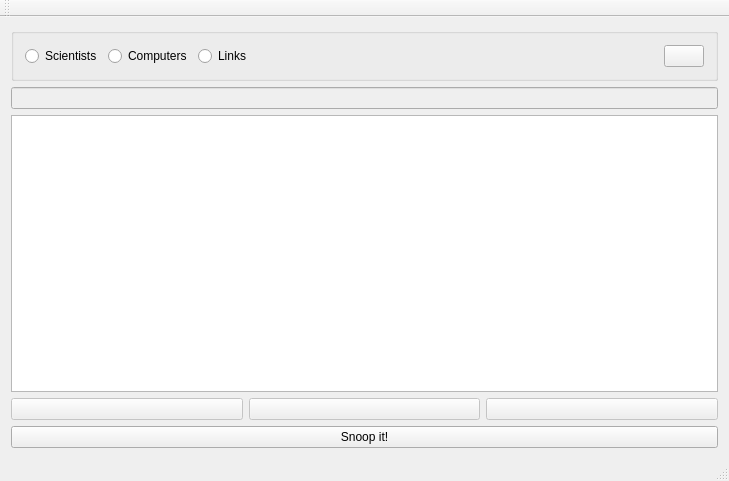
<?xml version="1.0" encoding="UTF-8"?>
<ui version="4.0">
 <class>MainMenu</class>
 <widget class="QMainWindow" name="MainMenu">
  <property name="geometry">
   <rect>
    <x>0</x>
    <y>0</y>
    <width>729</width>
    <height>481</height>
   </rect>
  </property>
  <property name="windowTitle">
   <string>Group 10</string>
  </property>
  <widget class="QWidget" name="centralWidget">
   <layout class="QVBoxLayout" name="verticalLayout">
    <item>
     <widget class="QGroupBox" name="select">
      <property name="title">
       <string/>
      </property>
      <layout class="QHBoxLayout" name="horizontalLayout">
       <item>
        <widget class="QRadioButton" name="radioButton">
         <property name="text">
          <string>Scientists</string>
         </property>
        </widget>
       </item>
       <item>
        <widget class="QRadioButton" name="radioButton_2">
         <property name="text">
          <string>Computers</string>
         </property>
        </widget>
       </item>
       <item>
        <widget class="QRadioButton" name="radioButton_3">
         <property name="text">
          <string>Links</string>
         </property>
        </widget>
       </item>
       <item>
        <spacer name="horizontalSpacer">
         <property name="orientation">
          <enum>Qt::Horizontal</enum>
         </property>
         <property name="sizeHint" stdset="0">
          <size>
           <width>40</width>
           <height>20</height>
          </size>
         </property>
        </spacer>
       </item>
       <item>
        <widget class="QPushButton" name="refreshButton">
         <property name="autoFillBackground">
          <bool>false</bool>
         </property>
         <property name="text">
          <string/>
         </property>
         <property name="icon">
          <iconset>
           <normaloff>refresh2.png</normaloff>refresh2.png</iconset>
         </property>
         <property name="iconSize">
          <size>
           <width>20</width>
           <height>20</height>
          </size>
         </property>
         <property name="checkable">
          <bool>false</bool>
         </property>
        </widget>
       </item>
      </layout>
     </widget>
    </item>
    <item>
     <widget class="QLineEdit" name="searchDatabase">
      <property name="enabled">
       <bool>false</bool>
      </property>
      <property name="sizePolicy">
       <sizepolicy hsizetype="Expanding" vsizetype="Fixed">
        <horstretch>0</horstretch>
        <verstretch>0</verstretch>
       </sizepolicy>
      </property>
     </widget>
    </item>
    <item>
     <widget class="QTableWidget" name="tableWidget">
      <property name="editTriggers">
       <set>QAbstractItemView::NoEditTriggers</set>
      </property>
      <property name="selectionMode">
       <enum>QAbstractItemView::SingleSelection</enum>
      </property>
      <property name="selectionBehavior">
       <enum>QAbstractItemView::SelectRows</enum>
      </property>
      <property name="textElideMode">
       <enum>Qt::ElideRight</enum>
      </property>
      <property name="sortingEnabled">
       <bool>true</bool>
      </property>
      <attribute name="verticalHeaderVisible">
       <bool>false</bool>
      </attribute>
     </widget>
    </item>
    <item>
     <layout class="QHBoxLayout" name="horizontalLayout_2"/>
    </item>
    <item>
     <layout class="QHBoxLayout" name="horizontalLayout_3">
      <item>
       <widget class="QPushButton" name="pushAddButton">
        <property name="enabled">
         <bool>false</bool>
        </property>
        <property name="text">
         <string/>
        </property>
        <property name="icon">
         <iconset>
          <normaloff>Add.ico</normaloff>Add.ico</iconset>
        </property>
       </widget>
      </item>
      <item>
       <widget class="QPushButton" name="pushEditButton">
        <property name="enabled">
         <bool>false</bool>
        </property>
        <property name="text">
         <string/>
        </property>
        <property name="icon">
         <iconset>
          <normaloff>Edit.png</normaloff>Edit.png</iconset>
        </property>
       </widget>
      </item>
      <item>
       <widget class="QPushButton" name="pushDeleteButton">
        <property name="enabled">
         <bool>false</bool>
        </property>
        <property name="text">
         <string/>
        </property>
        <property name="icon">
         <iconset>
          <normaloff>Trash.png</normaloff>Trash.png</iconset>
        </property>
       </widget>
      </item>
     </layout>
    </item>
    <item>
     <widget class="QPushButton" name="button_snoop">
      <property name="text">
       <string>Snoop it!</string>
      </property>
      <property name="icon">
       <iconset>
        <normaloff>paw.png</normaloff>paw.png</iconset>
      </property>
     </widget>
    </item>
   </layout>
  </widget>
  <widget class="QMenuBar" name="menuBar">
   <property name="geometry">
    <rect>
     <x>0</x>
     <y>0</y>
     <width>729</width>
     <height>26</height>
    </rect>
   </property>
  </widget>
  <widget class="QToolBar" name="mainToolBar">
   <attribute name="toolBarArea">
    <enum>TopToolBarArea</enum>
   </attribute>
   <attribute name="toolBarBreak">
    <bool>false</bool>
   </attribute>
  </widget>
  <widget class="QStatusBar" name="statusBar"/>
 </widget>
 <layoutdefault spacing="6" margin="11"/>
 <resources/>
 <connections/>
</ui>
